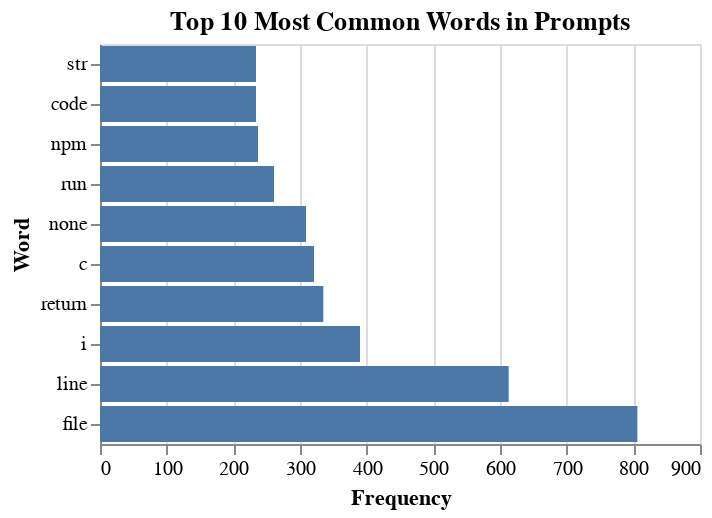

Notebook cell for this chart:
### Code cell
alt.Chart(df_prompt, title = 'Top 10 Most Common Words in Prompts').mark_bar().encode(alt.Y('Word', sort = 'x'), alt.X('Count', title = 'Frequency'))

### Figure 1 — Vega-Lite specification as saved in the notebook (floating-point values rounded to 4 significant figures)
{"config": {"view": {"continuousWidth": 300, "continuousHeight": 300}}, "data": {"name": "data-f52979e309798f070d95d2e3218fef90"}, "mark": {"type": "bar"}, "encoding": {"x": {"field": "Count", "title": "Frequency", "type": "quantitative"}, "y": {"field": "Word", "sort": "x", "type": "nominal"}}, "title": "Top 10 Most Common Words in Prompts", "$schema": "https://vega.github.io/schema/vega-lite/v5.20.1.json", "datasets": {"data-f52979e309798f070d95d2e3218fef90": [{"Word": "file", "Count": 806}, {"Word": "line", "Count": 613}, {"Word": "i", "Count": 390}, {"Word": "return", "Count": 335}, {"Word": "c", "Count": 321}, {"Word": "none", "Count": 309}, {"Word": "run", "Count": 261}, {"Word": "npm", "Count": 237}, {"Word": "str", "Count": 234}, {"Word": "code", "Count": 234}]}}
